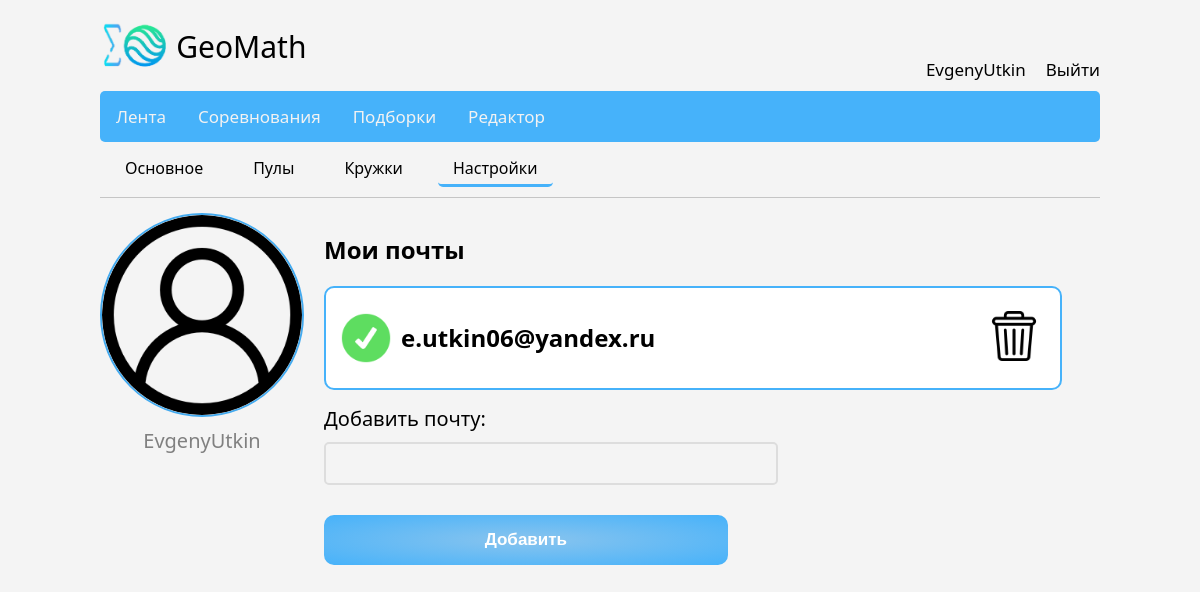
Before: /profile/Gexrjd G`nh/settings (signed in) with the older database file.
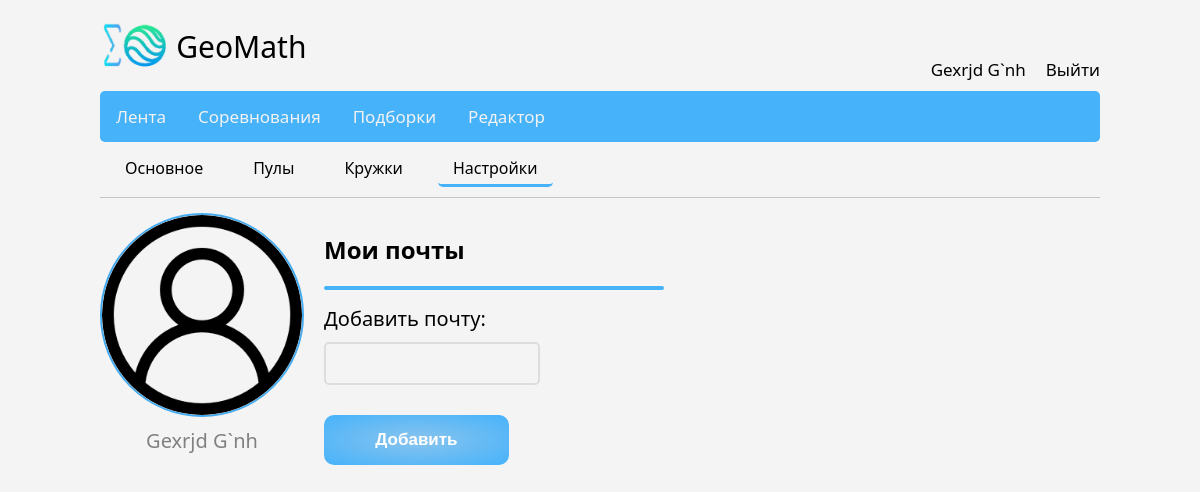
After: the same page with the newer database file.
### models.py (models this page shows, shortened)
class User(UserMixin, db.Model):
    id = db.Column(db.Integer, primary_key=True, autoincrement=True)
    name = db.Column(db.String, unique=True, nullable=True)
    password = db.Column(db.String, nullable=True)
    created_date = db.Column(db.DateTime, default=datetime.datetime.now)
    emails = db.relationship("Email", backref="user")
    userpools = db.relationship("UserPool", backref="user")

class Email(db.Model):
    id = db.Column(db.Integer, primary_key=True, autoincrement=True)
    name = db.Column(db.String, nullable=True)
    created_date = db.Column(db.DateTime, default=datetime.datetime.now)
    verified = db.Column(db.Boolean, default=False)
    token = db.Column(db.String, nullable=True)
    user_id = db.Column(db.Integer, db.ForeignKey("user.id"))

### prof.py (the view)
@prof.route("/profile/<username>/settings")
def profile_settings(username):
    if not current_user.is_authenticated:
        return redirect("/login/$myprofile")
    return render_template("profile/profile_settings.html", current_user=current_user)

### templates/profile/profile_settings.html (shortened to what this page needs)
{% extends "profile/profile.html" %}
{% block profile_content %}
<div id="emails_block" style="display: flex; flex-direction: column;">
{% include "profile/emails_list.html" %}
</div>
{% endblock %}

### templates/profile/profile.html (shortened to what this page needs)
{% extends "base.html" %}
{% block content %}
<div style="display: flex; flex-direction: row;">
    <a id="profile_about_href" class="profile_header_href" href="/profile/{{ current_user.name }}">Основное</a>
    <a id="profile_pools_href" class="profile_header_href" href="/profile/{{ current_user.name }}/pools">Пулы</a>
    <a id="profile_groups_href" class="profile_header_href" href="/profile/{{ current_user.name }}/groups">Кружки</a>
    <a id="profile_settings_href" class="profile_header_href" href="/profile/{{ current_user.name }}/settings">Настройки</a>
</div>
<div style="width: 100%; height: 1px; background-color: rgb(197, 197, 197); margin-bottom: 15px;"></div>
<div style="display: flex; flex-direction: row; width: 100%;">
    <div style="display: flex; flex-direction: column; margin-right: 20px;">
        <img src="/static/images/user.png" style="width: 200px; height: 200px; border: 2px solid rgb(70, 178, 250); border-radius: 50%; mix-blend-mode: multiply;">
        <span style="color: gray; font-size: 20px; text-align: center; margin-top: 10px;">{{ current_user.name }}</span>
    </div>
    {% block profile_content %}{% endblock %}
</div>
{% endblock %}

### templates/base.html (shortened to what this page needs)
<!DOCTYPE html>
<html>
<head>
</head>
<body>
    <div class="header">
        <div class="logo">
            <img class = "logo_img" src="/static/images/logo.png" alt="logo">
            <div class = "logo_title">GeoMath</div>
        </div>
        <div class="profile">
            {% if current_user.is_authenticated %}
            <div class="profile_link">
                <a href="/profile/{{ current_user.name }}">{{ current_user.name }}</a>
            </div>
            <div class="logout">
                <a href="/logout">Выйти</a>
            </div>
            {% endif %}
        </div>
    </div>
    <div class="topnav">
        <a id="feed_nav" href="/feed">Лента</a>
        <a id="contests_nav" href="/contests">Соревнования</a>
        <a id="collections_nav" href="/collections">Подборки</a>
        <a id="editor_nav" href="/editor">Редактор</a>
    </div>
    {% block content %}{% endblock %}
</body>
</html>

### templates/profile/emails_list.html (shortened to what this page needs)
<h2>Мои почты</h2>
<div class="emails_list">
{% for email in current_user.emails %}
    <div style="display: flex; justify-content: space-between; align-items: center; height: 100px; margin-left: 15px; margin-right: 15px;">
        <div style="display: flex; height: 100%; width: 400px; flex-direction: row; justify-content: flex-start; align-items: center;">
            {% if email.verified %}
                <img class = "checker_img" src="/static/images/check.png" alt="check">
            {% else %}
                <img class = "checker_img" src="/static/images/cancel.png" alt="cancel">
            {% endif %}
            <h2 style="margin-left: 10px; margin-right: 10px;">{{ email.name }}</h2>
        </div>
        <div style="display: flex; height: 100%; width: 300px; flex-direction: row; justify-content: flex-end; align-items: center;">
            <button class = "remove_email_button" onclick="remove_email('{{ email.name }}')"><img class = "checker_img" src="/static/images/bin.png" alt="bin"></button>
        </div>
    </div>
{% endfor %}
</div>
<form class="add_email_form" action="javascript:add_email();">
    <div class="input_form">
        <div class="input_field_name">Добавить почту:</div>
        <input type="text" id="add_email_input" class="input_field" required>
    </div>
    <input class="add_email_button" type="submit" value="Добавить">
</form>

Changed rows visible on the page:
removed Email: verified True (drawn), name "e.utkin06@yandex.ru"
changed User: name "EvgenyUtkin" → "Gexrjd G`nh"
